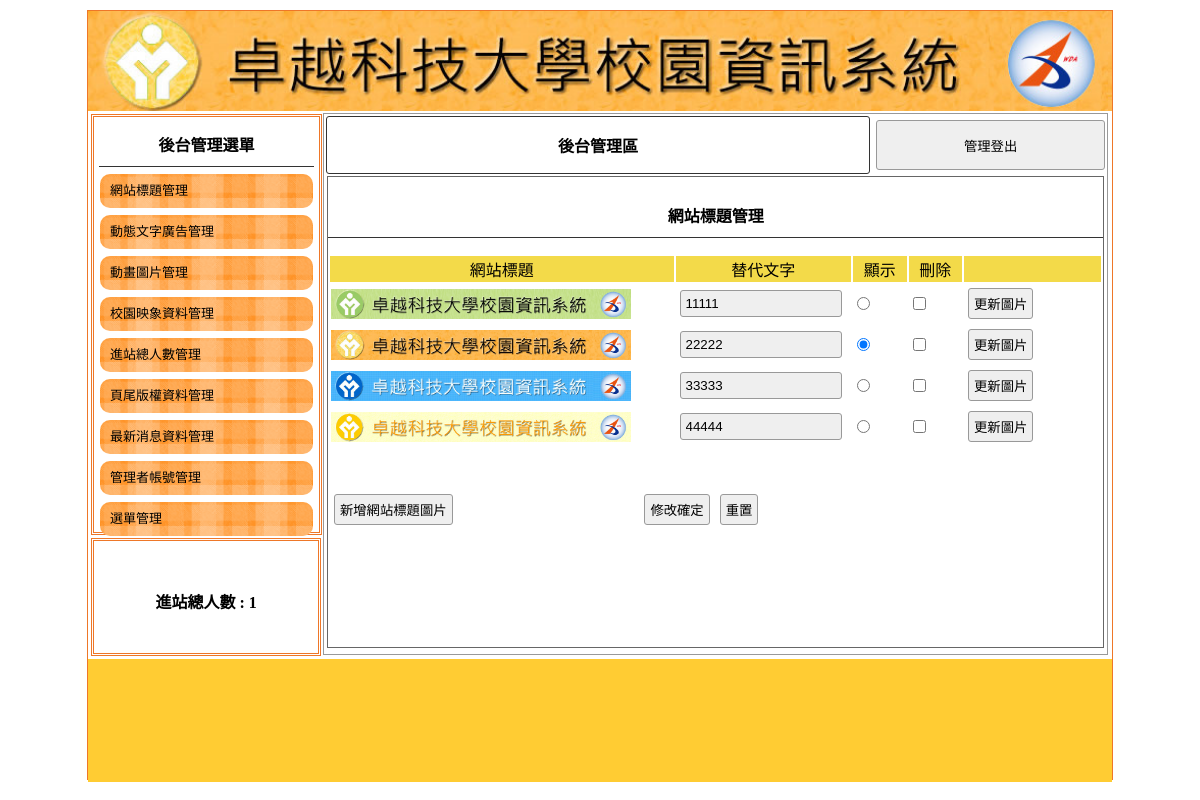
The page /back.php on the database its author committed.
### tables this page shows
CREATE TABLE `title` (
  `id` int(10) UNSIGNED NOT NULL,
  `text` text NOT NULL,
  `img` text NOT NULL,
  `sh` int(1) UNSIGNED NOT NULL
);

### api/db.php (called while the page is built, shortened)
<?php
class DB
{
    protected $dsn = "mysql:host=localhost;charset=utf8;dbname=db11";
    protected $pdo;
    protected $table;
    function __construct($table)
    {
        $this->table = $table;
        $this->pdo = new PDO($this->dsn, 'root', '');
    }
    function all(...$arg)
    {
        $sql = " SELECT * FROM `$this->table` ";
        return $this->pdo->query($sql)->fetchAll(PDO::FETCH_ASSOC);
    }
    function find($id)
    {
        $sql = " SELECT * FROM `$this->table` ";
        if (is_array($id)) {
            $where = $this->array2sql($id);
            $sql .= " WHERE " . join(" AND ", $where);
        } else {
            $sql .= " WHERE `id`='$id' ";
        }
        return $this->pdo->query($sql)->fetch(PDO::FETCH_ASSOC);
    }
    private function array2sql($array){
        $tmp=[];
        foreach($array as $key => $value){
            $tmp[]="`$key`='$value'";
        }
        return $tmp;
    }
}
$Title=new DB('title');

### back/title.php (the view)
<div style="width:99%; height:87%; margin:auto; overflow:auto; border:#666 1px solid;">
    <p class="t cent botli">網站標題管理</p>
    <form method="post" target="" action="./api/edit.php?table=<?= $do; ?>">
        <table width="100%">
            <tbody>
                <tr class="yel">
                    <td width="45%">網站標題</td>
                    <td width="23%">替代文字</td>
                    <td width="7%">顯示</td>
                    <td width="7%">刪除</td>
                    <td></td>
                </tr>
                <?php
                $rows=$Title->all();
                foreach($rows as $row):
                ?>
                <tr>
                    <td width="45%">
                        <img src="./upload/<?= $row['img']; ?>" style="width: 300px; height: 30px;">
                    </td>
                    <td width="23%">
                        <input type="text" name="text[<?= $row['id']; ?>]" value="<?= $row['text']; ?>">
                    </td>
                    <td width="7%">
                        <input type="radio" name="sh" value="<?= $row['id']; ?>" <?= ($row['sh']==1)?"checked":""; ?>>
                    </td>
                    <td width="7%">
                        <input type="checkbox" name="del[]" value="<?= $row['id']; ?>">
                    </td>
                    <td>
                        <input type="button" value="更新圖片" onclick="op('#cover','#cvr','./modal/update.php?table=<?= $do; ?>&id=<?= $row['id']; ?>')">
                    </td>
                </tr>
                <?php
                endforeach;
                ?>
            </tbody>
        </table>
        <table style="margin-top:40px; width:70%;">
            <tbody>
                <tr>
                    <td width="200px">
                        <input type="button" onclick="op('#cover','#cvr','./modal/<?= $do; ?>.php?table=<?= $do; ?>')" value="新增網站標題圖片">
                    </td>
                    <td class="cent">
                        <input type="submit" value="修改確定">
                        <input type="reset" value="重置">
                    </td>
                </tr>
            </tbody>
        </table>
    </form>
</div>

### back.php (shortened to what this page needs)
<?php
include_once "./api/db.php";
?>
<!DOCTYPE html PUBLIC "-//W3C//DTD XHTML 1.0 Transitional//EN" "http://www.w3.org/TR/xhtml1/DTD/xhtml1-transitional.dtd">
<html xmlns="http://www.w3.org/1999/xhtml">
<head>
	<link href="./css/css.css" rel="stylesheet" type="text/css">
</head>
<body>
	<div id="main">
		<?php
		$title=$Title->find(['sh'=>1]);
		?>
		<a title="<?= $title['text']; ?>" href="index.php">
			<div class="ti" style="background:url('upload/<?= $title['img']; ?>'); background-size:cover;"></div>
		</a>
		<div id="ms">
			<div id="lf" style="float:left;">
				<div id="menuput" class="dbor">
					<span class="t botli">後台管理選單</span>
					<a style="color:#000; font-size:13px; text-decoration:none;" href="?do=title">
						<div class="mainmu">
							網站標題管理 </div>
					</a>
					<a style="color:#000; font-size:13px; text-decoration:none;" href="?do=ad">
						<div class="mainmu">
							動態文字廣告管理 </div>
					</a>
					<a style="color:#000; font-size:13px; text-decoration:none;" href="?do=mvim">
						<div class="mainmu">
							動畫圖片管理 </div>
					</a>
					<a style="color:#000; font-size:13px; text-decoration:none;" href="?do=image">
						<div class="mainmu">
							校園映象資料管理 </div>
					</a>
					<a style="color:#000; font-size:13px; text-decoration:none;" href="?do=total">
						<div class="mainmu">
							進站總人數管理 </div>
					</a>
					<a style="color:#000; font-size:13px; text-decoration:none;" href="?do=bottom">
						<div class="mainmu">
							頁尾版權資料管理 </div>
					</a>
					<a style="color:#000; font-size:13px; text-decoration:none;" href="?do=news">
						<div class="mainmu">
							最新消息資料管理 </div>
					</a>
					<a style="color:#000; font-size:13px; text-decoration:none;" href="?do=admin">
						<div class="mainmu">
							管理者帳號管理 </div>
					</a>
					<a style="color:#000; font-size:13px; text-decoration:none;" href="?do=menu">
						<div class="mainmu">
							選單管理 </div>
					</a>
				</div>
				<div class="dbor" style="margin:3px; width:95%; height:20%; line-height:100px;">
					<span class="t">進站總人數 :
						1 </span>
				</div>
			</div>
			<div class="di" style="height:540px; border:#999 1px solid; width:76.5%; margin:2px 0px 0px 0px; float:left; position:relative; left:20px;">
				<table width="100%">
					<tbody>
						<tr>
							<td style="width:70%;font-weight:800; border:#333 1px solid; border-radius:3px;" class="cent"><a href="?do=admin" style="color:#000; text-decoration:none;">後台管理區</a></td>
							<td><button onclick="location.href='./api/logout.php'" style="width:99%; margin-right:2px; height:50px;">管理登出</button></td>
						</tr>
					</tbody>
				</table>
				<?php
				$do = $_GET['do'] ?? 'title';
				$file = "./back/" . $do . ".php";
				if (file_exists($file)) {
					include $file;
				} else {
					include "./back/title.php";
				}
				?>
			</div>
		</div>
		<div style="width:1024px; left:0px; position:relative; background:#FC3; margin-top:4px; height:123px; display:block;">
			<span class="t" style="line-height:123px;"></span>
		</div>
	</div>
</body>
</html>

### css/css.css (style rules this page uses)
body { padding: 0px; margin: 0px; }
#main { width: 1024px; height: 768px; margin: 10px auto 10px auto; border: #EE7728 1px solid; position: relative; }
.ti { width: 100%; height: 100px; position: relative; background-size: cover; background-repeat: no-repeat; }
.dbor { border: #EE7728 double 3px; margin: 1px; padding: 2px 10px 2px 10px; }
.t { font-weight: 800; display: block; text-align: center; padding: 10px 1px 10px 1px; }
.botli { border-bottom: #333 1px solid; }
.mainmu { position: relative; border-radius: 10px; background: url(../icon/menu.fw.png) center no-repeat; background-size: cover; line-height: 30px; padding: 2px 10px 2px 10px; margin: 7px 1px 7px 1px; }
#lf { height: 540px; width: 21%; display: inline-block; }
#menuput { width: 100%; height: 75%; position: relative; padding: 5px; display: block; margin: 3px; }
.di { display: inline-block; }
.cent { text-align: center; }
input, button { border: #999 1px solid; border-radius: 3px; background: #EFEFEF; padding: 5px; margin: 3px; }
input[type=text], input[type=password] { width: 150px; }
.yel td { background: #F3DA49; text-align: center; }

### rows shown on the page
title: img (picture), text "22222", sh "☑"
title: img (picture), text "11111"
title: img (picture), text "33333"
title: img (picture), text "44444"
